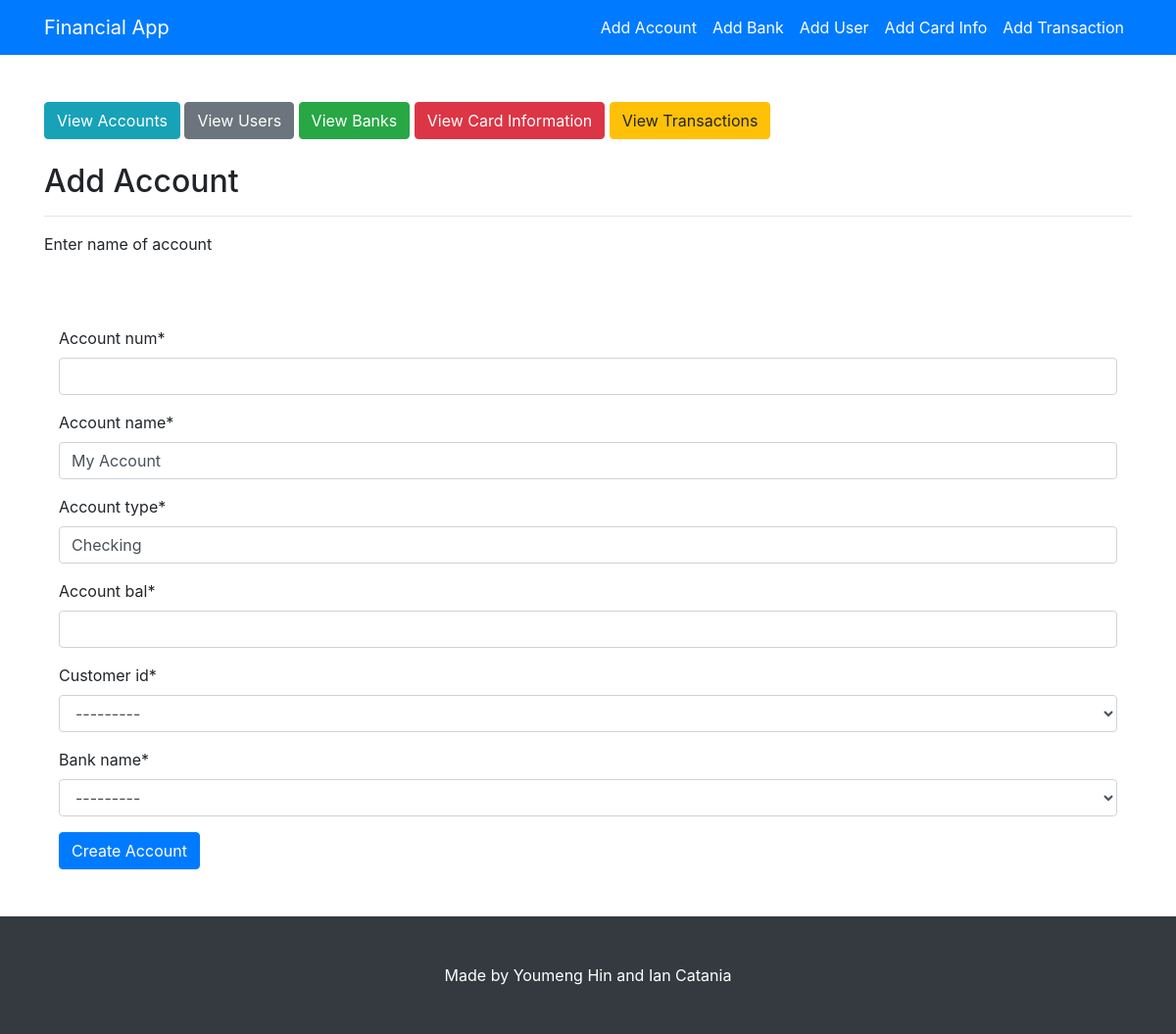
The app's page /users/add-account/, older data.
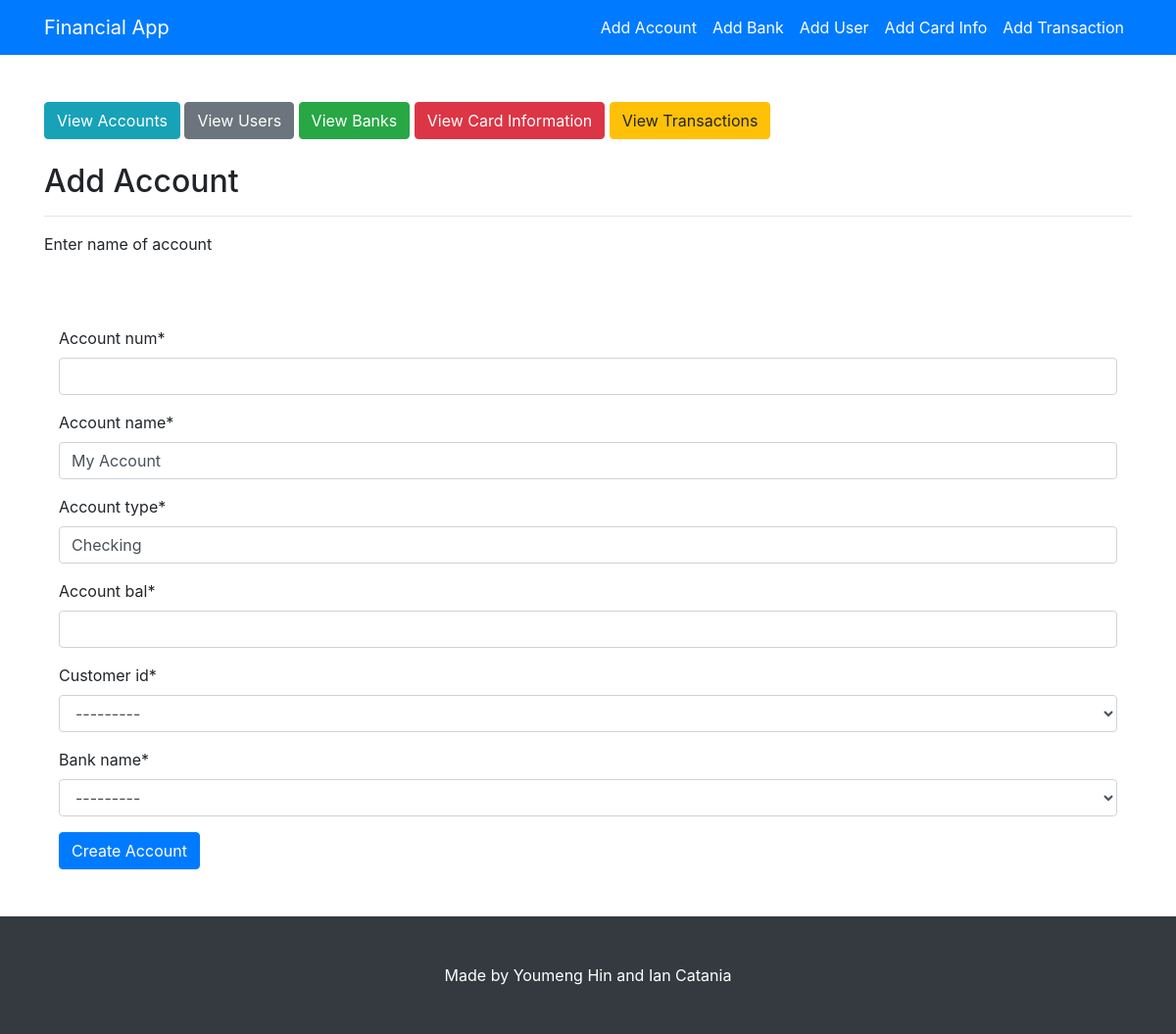
The same page, newer data.
### users/models.py (models this page shows)
class Bank(models.Model):
    bank_name = models.CharField(max_length=100, default="bank")
    routing_number = models.BigIntegerField()
    bank_phone = models.CharField(max_length=100)
    def __str__(self):
        return "{}".format(self.bank_name)

### users/views.py (the view, shortened to what this page needs)
def account_form(request, id=0):
    template_name = 'users/add_account.html'
    if request.method == "GET":
        if id == 0:
            form = AccountForm()
        else:
            account = Account.objects.get(pk=id)
            form = AccountForm(instance=account)
        return render(request, 'users/add_account.html', {'form': form})

### users/forms.py
class AccountForm(forms.ModelForm):
    class Meta:
        model = Account
        fields = ['account_num', 'account_name', 'account_type', 'account_bal', 'customer_id', 'bank_name']

### users/models.py (called while the page is built)
    def __str__(self):
        return "{}".format(self.last_name)

### users/templates/users/add_account.html (shortened to what this page needs)
{% extends "users/base.html"%}
{%load crispy_forms_tags%}
{%block content%}
<br><br>
<h2> Add Account </h2>
<hr>
<p1> Enter name of account </p1>
<br>
<br> <br> <br>
<div class="container">
	<form  method="post" enctype="multipart/form-data">
            <div class="form-group">
              {{form|crispy}}
            </div>
            <button type="submit" class="btn btn-primary">Create Account</button>
          </form>
</div>
<br> <br>
{%endblock content%}

Row changes from the older to the newer data that the page shows:
added Bank: bank_name "---------"
Text that changed along with them:
form field bank_name: "---------" → (not shown)
